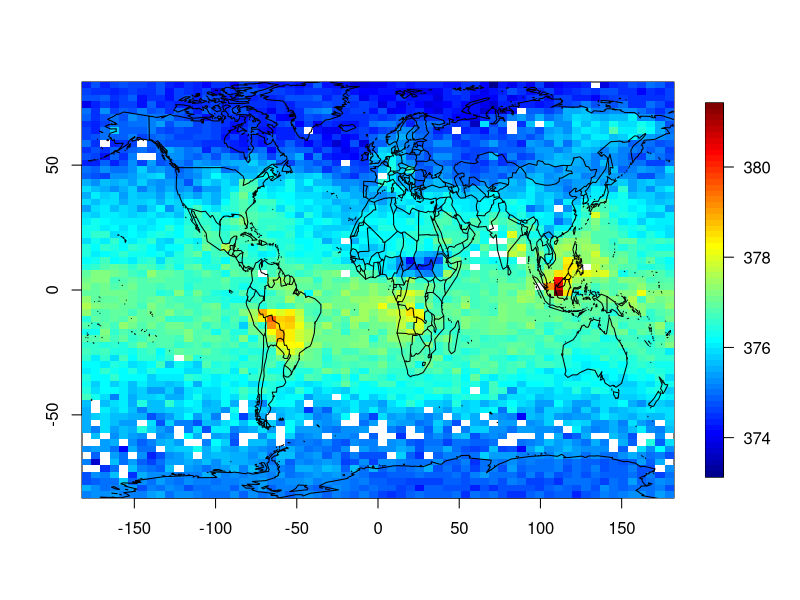

R code for this plot:
## ---- chunk 1
#load package and data from package
library(fields)
data(CO2)
## ---- chunk 2
# Plot of all the observations 
quilt.plot(CO2$lon.lat, CO2$y) # the first input to quilt.plot needs to be a matrix of lon/lat pairs

#Add outline of world map
world(add = TRUE)
## ---- chunk 3
library(maps)
lat = 40
lon = 50
country <- map.where(database="world", x=lat, y=lon)
